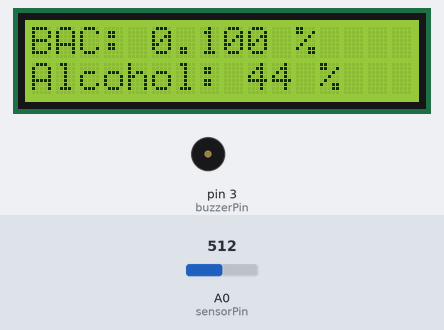
A sketch run on a simulated Arduino Uno, built with avr-gcc and run on an emulated ATmega328P. Parts: 16×2 character LCD, buzzer (waves = sounding, pin HIGH). The inputs (shaded band) are chosen by the test bench; at power-on: A0 (sensorPin) = 512.

Above: at 2.2 s.
2.3 s: A0 (sensorPin) set to 606
At 3.9 s:
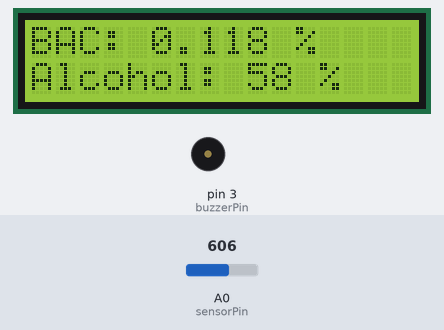
4.6 s: A0 (sensorPin) set to 633
At 6.4 s:
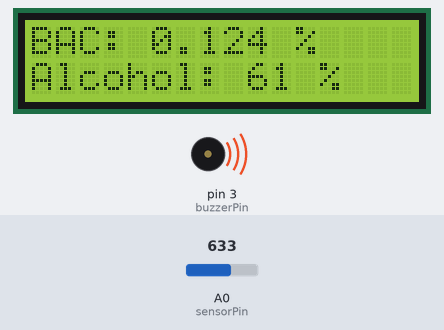
6.7 s: A0 (sensorPin) set to 511
At 8.0 s:
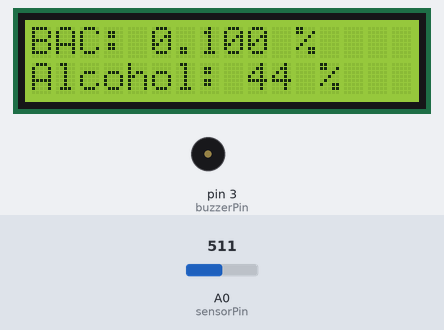
Timing chart, 0 to 9.7 s (numbered marks = the images above; inputs shaded):
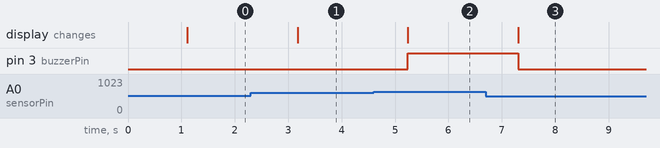

The sketch:

alcoholsensor.ino
```cpp
#include <Wire.h>
#include <LiquidCrystal_I2C.h>

const int sensorPin = A0;  // Flying Fish sensor analog out
const int buzzerPin = 3;   // Buzzer on pin D3

LiquidCrystal_I2C lcd(0x27, 16, 2); // Change to 0x3F if needed

void setup() {
  pinMode(buzzerPin, OUTPUT);
  lcd.init();
  lcd.backlight();
  lcd.setCursor(0, 0);
  lcd.print("Initializing...");
  delay(1000);
  lcd.clear();
}

void loop() {
  int analogValue = analogRead(sensorPin);

  // Simulated BAC value: 0.00 to 0.20%
  float bac = (analogValue / 1023.0) * 0.20;

  // Easy percentage: map analog 200–900 to 0–100%
  int alcoholPercent = map(analogValue, 200, 900, 0, 100);
  alcoholPercent = constrain(alcoholPercent, 0, 100);

  // Display BAC on first line
  lcd.setCursor(0, 0);
  lcd.print("BAC: ");
  lcd.print(bac, 3);  // 3 decimal places
  lcd.print(" %   ");

  // Display % alcohol on second line
  lcd.setCursor(0, 1);
  lcd.print("Alcohol: ");
  lcd.print(alcoholPercent);
  lcd.print(" %    ");

  // Buzzer alert if alcohol > 60%
  if (alcoholPercent >= 60) {
    digitalWrite(buzzerPin, HIGH);
  } else {
    digitalWrite(buzzerPin, LOW);
  }

  delay(1000);
}
```

Measured:
- the behaviour switches between 619 and 620 on A0 (sensorPin) (found by bisection; images 1 and 2)
- after the input at 2.3 s, the display: changes after 0.88 s (image 1)
- after the input at 4.6 s, pin 3 (buzzerPin): LOW → HIGH after 0.64 s; the display: changes after 0.64 s (image 2)
- after the input at 6.7 s, pin 3 (buzzerPin): HIGH → LOW after 0.60 s; the display: changes after 0.60 s (image 3)
